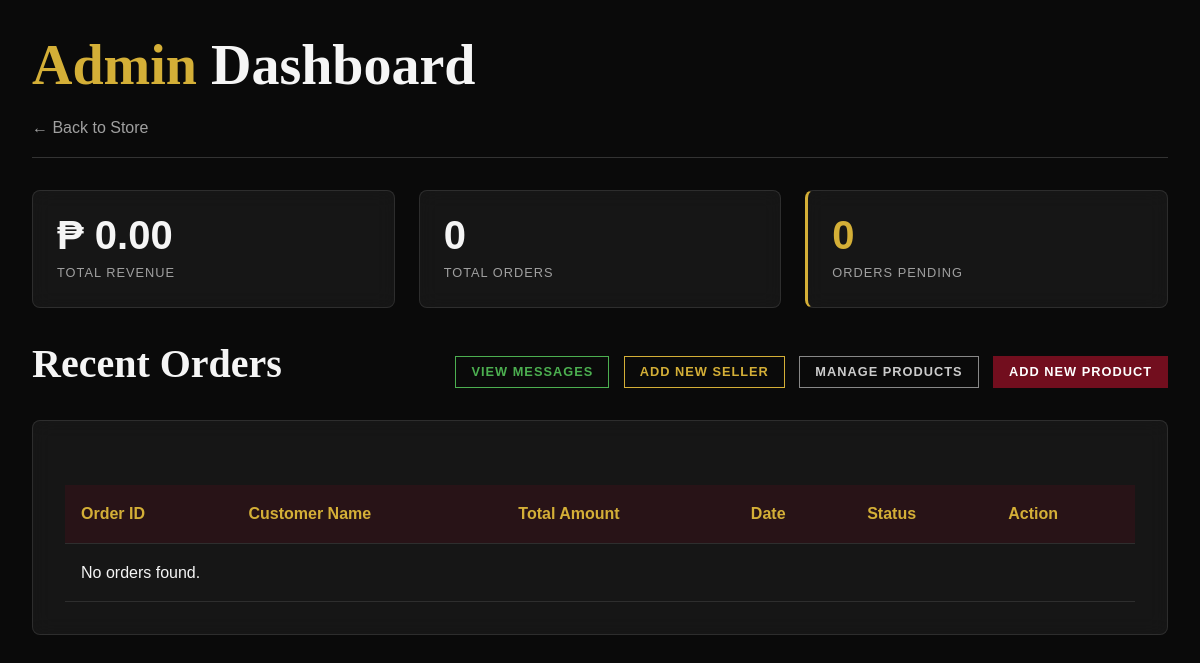
/admin/index.php (signed in), run on an earlier commit of the app's database.
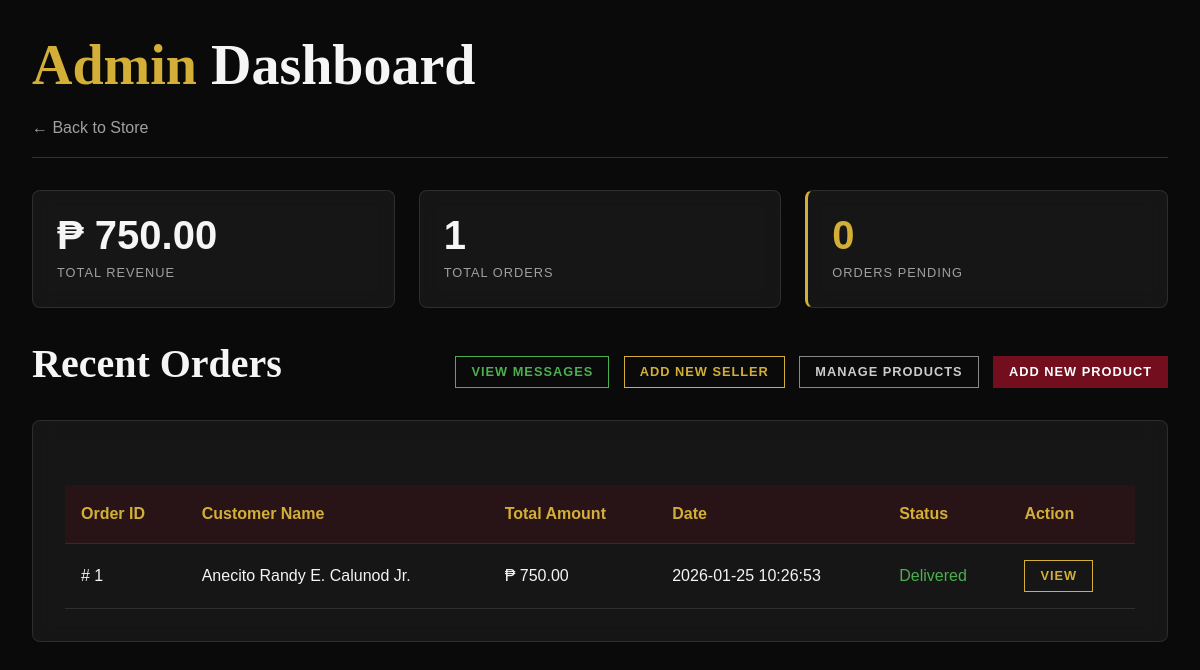
And on a later commit of the database.
### tables this page shows
CREATE TABLE `orders` (
  `id` int(11) NOT NULL,
  `customer_name` varchar(255) NOT NULL,
  `customer_email` varchar(255) NOT NULL,
  `customer_address` text NOT NULL,
  `total_amount` decimal(10,2) NOT NULL,
  `order_date` datetime DEFAULT current_timestamp(),
  `status` varchar(50) DEFAULT 'Pending',
  `is_deleted` tinyint(1) DEFAULT 0,
  `user_id` int(11) DEFAULT NULL
);

### admin/index.php (the view, shortened to what this page needs)
<?php
include '../includes/db.php';
$stmt = $pdo->query("SELECT SUM(total_amount) as total FROM orders WHERE is_deleted = 0");
$total_sales = $stmt->fetch()['total'] ?? 0;
$stmt = $pdo->query("SELECT COUNT(*) as count FROM orders WHERE is_deleted = 0");
$total_orders = $stmt->fetch()['count'];
$stmt = $pdo->query("SELECT COUNT(*) as count FROM orders WHERE status = 'Pending' AND is_deleted = 0");
$pending_orders = $stmt->fetch()['count'];
$stmt = $pdo->query("SELECT * FROM orders WHERE is_deleted = 0 ORDER BY order_date DESC");
$orders = $stmt->fetchAll(PDO::FETCH_ASSOC);
?>
<!DOCTYPE html>
<html lang="en">
<head>
    <link rel="stylesheet" href="../css/style.css">
</head>
<body>
    <div class="admin-container">
        <header style="margin-bottom: 2rem; border-bottom: 1px solid #333; padding-bottom: 1rem;">
            <h1><span class="text-accent">Admin</span> Dashboard</h1>
            <a href="../index.php" style="color: var(--color-text-muted);">← Back to Store</a>
        </header>
        <div class="stats-grid">
            <div class="glass-card stat-card">
                <div class="stat-value text-accent">₱
                    <?php echo number_format($total_sales, 2); ?>
                </div>
                <div class="stat-label">Total Revenue</div>
            </div>
            <div class="glass-card stat-card">
                <div class="stat-value">
                    <?php echo $total_orders; ?>
                </div>
                <div class="stat-label">Total Orders</div>
            </div>
            <div class="glass-card stat-card" style="border-left: 3px solid #d4af37;">
                <div class="stat-value" style="color: #d4af37;">
                    <?php echo $pending_orders; ?>
                </div>
                <div class="stat-label">Orders Pending</div>
            </div>
        </div>
        <div style="display: flex; justify-content: space-between; align-items: center; margin-bottom: 1rem;">
            <h2>Recent Orders</h2>
            <div>
                <a href="messages.php" class="btn btn-sm"
                    style="margin-right: 10px; border-color: #4caf50; color: #4caf50;">View Messages</a>
                <a href="add_seller.php" class="btn btn-sm"
                    style="margin-right: 10px; border-color: #d4af37; color: #d4af37;">Add New Seller</a>
                <a href="products.php" class="btn btn-sm"
                    style="margin-right: 10px; border-color: #888; color: #ccc;">Manage Products</a>
                <a href="add_product.php" class="btn btn-primary btn-sm">Add New Product</a>
            </div>
        </div>
        <div class="glass-card">
            <table class="orders-table">
                <thead>
                    <tr>
                        <th>Order ID</th>
                        <th>Customer Name</th>
                        <th>Total Amount</th>
                        <th>Date</th>
                        <th>Status</th>
                        <th>Action</th>
                    </tr>
                </thead>
                <tbody>
                    <?php if (empty($orders)): ?>
                        <tr>
                            <td colspan="6" class="text-center">No orders found.</td>
                        </tr>
                    <?php else: ?>
                        <?php foreach ($orders as $order): ?>
                            <tr>
                                <td>#
                                    <?php echo htmlspecialchars($order['id']); ?>
                                </td>
                                <td>
                                    <?php echo htmlspecialchars($order['customer_name']); ?>
                                </td>
                                <td>₱
                                    <?php echo number_format($order['total_amount'], 2); ?>
                                </td>
                                <td>
                                    <?php echo htmlspecialchars($order['order_date']); ?>
                                </td>
                                <td>
                                    <span style="color: <?php echo $order['status'] == 'Pending' ? '#d4af37' : '#4caf50'; ?>">
                                        <?php echo htmlspecialchars($order['status']); ?>
                                    </span>
                                </td>
                                <td>
                                    <a href="view_order.php?id=<?php echo $order['id']; ?>" class="btn btn-sm">View</a>
                                </td>
                            </tr>
                        <?php endforeach; ?>
                    <?php endif; ?>
                </tbody>
            </table>
        </div>
    </div>
</body>
</html>

### css/style.css (style rules this page uses)
:root { --color-bg-main: #0a0a0a; --color-bg-secondary: #141414; --color-bg-card: rgba(30, 30, 30, 0.6); --color-primary: #720e1e; --color-primary-light: #a52a2a; --color-accent: #d4af37; --color-text-main: #f5f5f5; --color-text-muted: #a0a0a0; --font-heading: 'Playfair Display', serif; --font-body: 'Outfit', sans-serif; --spacing-xs: 0.5rem; --spacing-sm: 1rem; --spacing-md: 2rem; --spacing-lg: 4rem; --spacing-xl: 8rem; --glass-bg: rgba(255, 255, 255, 0.05); --glass-border: 1px solid rgba(255, 255, 255, 0.1); --shadow-main: 0 10px 30px rgba(0, 0, 0, 0.5); --transition-fast: 0.3s ease; }
*, *::before, *::after { box-sizing: border-box; margin: 0; padding: 0; }
html { scroll-behavior: smooth; }
body { background-color: var(--color-bg-main); color: var(--color-text-main); font-family: var(--font-body); line-height: 1.6; overflow-x: hidden; }
h1, h2, h3, h4, h5, h6 { font-family: var(--font-heading); color: var(--color-text-main); margin-bottom: var(--spacing-sm); line-height: 1.2; }
h1 { font-size: 3.5rem; }
h2 { font-size: 2.5rem; }
a { color: inherit; text-decoration: none; transition: var(--transition-fast); }
.text-accent { color: var(--color-accent); }
.btn { display: inline-block; padding: 12px 32px; background: transparent; border: 1px solid var(--color-accent); color: var(--color-accent); font-family: var(--font-body); font-weight: 600; text-transform: uppercase; letter-spacing: 1px; cursor: pointer; transition: var(--transition-fast); }
.btn-primary { background: var(--color-primary); border-color: var(--color-primary); color: white; }
.glass-card { background: var(--glass-bg); backdrop-filter: blur(10px); border: var(--glass-border); padding: var(--spacing-md); border-radius: 8px; }
:root { --header-height: 80px; }
.text-center { text-align: center; }

### admin/index.php (style rules this page uses)
.admin-container { max-width: 1200px; margin: 0 auto; padding: 2rem; }
.orders-table { width: 100%; border-collapse: collapse; margin-top: 2rem; color: var(--color-text-main); }
.orders-table th, .orders-table td { text-align: left; padding: 1rem; border-bottom: 1px solid rgba(255, 255, 255, 0.1); }
.orders-table th { background-color: rgba(114, 14, 30, 0.2); color: var(--color-accent); }
.btn-sm { padding: 5px 15px; font-size: 0.8rem; }
.stats-grid { display: grid; grid-template-columns: repeat(auto-fit, minmax(250px, 1fr)); gap: 1.5rem; margin-bottom: 2rem; }
.stat-card { padding: 1.5rem; display: flex; flex-direction: column; justify-content: center; }
.stat-value { font-size: 2.5rem; font-weight: 700; color: var(--color-text-main); margin-bottom: 0.5rem; line-height: 1; }
.stat-label { color: var(--color-text-muted); text-transform: uppercase; font-size: 0.8rem; letter-spacing: 1px; }

What changed in the data, as far as the page shows it:
added orders: id "1", customer_name "Anecito Randy E. Calunod Jr.", total_amount "750.00", order_date "2026-01-25 10:26:53", status "Delivered"
Also different on the page:
$total_sales: "0.00" → "750.00"
$total_orders: "0" → "1"
text no longer shown: "No orders found."
